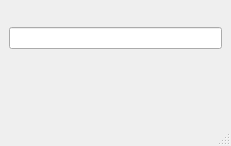
<?xml version="1.0" encoding="UTF-8"?>
<ui version="4.0">
 <class>MainWindow</class>
 <widget class="QMainWindow" name="MainWindow">
  <property name="geometry">
   <rect>
    <x>0</x>
    <y>0</y>
    <width>231</width>
    <height>146</height>
   </rect>
  </property>
  <property name="windowTitle">
   <string>MainWindow</string>
  </property>
  <widget class="QWidget" name="centralwidget">
   <property name="sizePolicy">
    <sizepolicy hsizetype="Fixed" vsizetype="Fixed">
     <horstretch>0</horstretch>
     <verstretch>0</verstretch>
    </sizepolicy>
   </property>
   <layout class="QVBoxLayout" name="verticalLayout">
    <item>
     <widget class="QLineEdit" name="lineEdit">
      <property name="sizePolicy">
       <sizepolicy hsizetype="Preferred" vsizetype="Fixed">
        <horstretch>0</horstretch>
        <verstretch>0</verstretch>
       </sizepolicy>
      </property>
     </widget>
    </item>
    <item>
     <widget class="QLabel" name="label">
      <property name="sizePolicy">
       <sizepolicy hsizetype="Preferred" vsizetype="Fixed">
        <horstretch>0</horstretch>
        <verstretch>0</verstretch>
       </sizepolicy>
      </property>
      <property name="font">
       <font>
        <pointsize>14</pointsize>
        <bold>true</bold>
       </font>
      </property>
      <property name="text">
       <string/>
      </property>
      <property name="textFormat">
       <enum>Qt::AutoText</enum>
      </property>
      <property name="alignment">
       <set>Qt::AlignCenter</set>
      </property>
     </widget>
    </item>
   </layout>
  </widget>
  <widget class="QMenuBar" name="menubar">
   <property name="geometry">
    <rect>
     <x>0</x>
     <y>0</y>
     <width>231</width>
     <height>22</height>
    </rect>
   </property>
  </widget>
  <widget class="QStatusBar" name="statusbar"/>
 </widget>
 <resources/>
 <connections/>
</ui>
